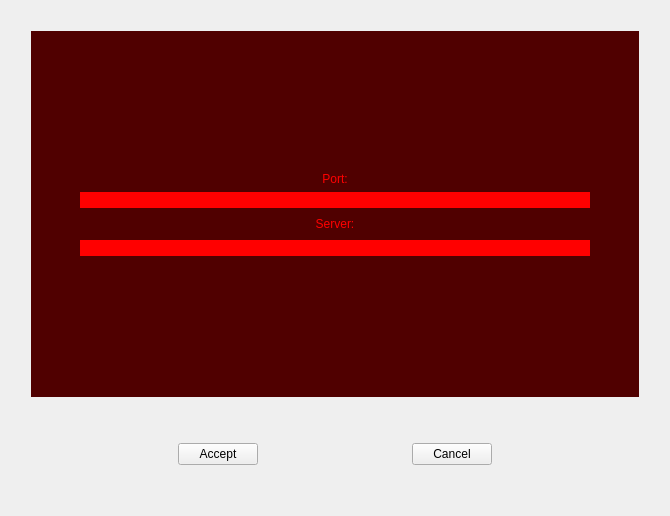
<?xml version="1.0" encoding="UTF-8"?>
<ui version="4.0">
 <class>InfoScreen</class>
 <widget class="QWidget" name="InfoScreen">
  <property name="geometry">
   <rect>
    <x>0</x>
    <y>0</y>
    <width>670</width>
    <height>516</height>
   </rect>
  </property>
  <property name="windowTitle">
   <string>Form</string>
  </property>
  <layout class="QGridLayout" name="gridLayout_2">
   <item row="1" column="0">
    <spacer name="horizontalSpacer_4">
     <property name="orientation">
      <enum>Qt::Horizontal</enum>
     </property>
     <property name="sizeType">
      <enum>QSizePolicy::Fixed</enum>
     </property>
     <property name="sizeHint" stdset="0">
      <size>
       <width>20</width>
       <height>20</height>
      </size>
     </property>
    </spacer>
   </item>
   <item row="0" column="1">
    <spacer name="verticalSpacer_3">
     <property name="orientation">
      <enum>Qt::Vertical</enum>
     </property>
     <property name="sizeType">
      <enum>QSizePolicy::Fixed</enum>
     </property>
     <property name="sizeHint" stdset="0">
      <size>
       <width>20</width>
       <height>20</height>
      </size>
     </property>
    </spacer>
   </item>
   <item row="2" column="1">
    <spacer name="verticalSpacer">
     <property name="orientation">
      <enum>Qt::Vertical</enum>
     </property>
     <property name="sizeHint" stdset="0">
      <size>
       <width>20</width>
       <height>40</height>
      </size>
     </property>
    </spacer>
   </item>
   <item row="1" column="2">
    <spacer name="horizontalSpacer_5">
     <property name="orientation">
      <enum>Qt::Horizontal</enum>
     </property>
     <property name="sizeType">
      <enum>QSizePolicy::Fixed</enum>
     </property>
     <property name="sizeHint" stdset="0">
      <size>
       <width>20</width>
       <height>20</height>
      </size>
     </property>
    </spacer>
   </item>
   <item row="4" column="1">
    <spacer name="verticalSpacer_2">
     <property name="orientation">
      <enum>Qt::Vertical</enum>
     </property>
     <property name="sizeHint" stdset="0">
      <size>
       <width>20</width>
       <height>40</height>
      </size>
     </property>
    </spacer>
   </item>
   <item row="3" column="1">
    <layout class="QHBoxLayout" name="horizontalLayout">
     <item>
      <spacer name="horizontalSpacer">
       <property name="orientation">
        <enum>Qt::Horizontal</enum>
       </property>
       <property name="sizeHint" stdset="0">
        <size>
         <width>40</width>
         <height>20</height>
        </size>
       </property>
      </spacer>
     </item>
     <item>
      <widget class="QPushButton" name="acceptButton">
       <property name="text">
        <string>Accept</string>
       </property>
      </widget>
     </item>
     <item>
      <spacer name="horizontalSpacer_3">
       <property name="orientation">
        <enum>Qt::Horizontal</enum>
       </property>
       <property name="sizeHint" stdset="0">
        <size>
         <width>40</width>
         <height>20</height>
        </size>
       </property>
      </spacer>
     </item>
     <item>
      <widget class="QPushButton" name="cancelButton">
       <property name="text">
        <string>Cancel</string>
       </property>
      </widget>
     </item>
     <item>
      <spacer name="horizontalSpacer_2">
       <property name="orientation">
        <enum>Qt::Horizontal</enum>
       </property>
       <property name="sizeHint" stdset="0">
        <size>
         <width>40</width>
         <height>20</height>
        </size>
       </property>
      </spacer>
     </item>
    </layout>
   </item>
   <item row="1" column="1">
    <widget class="QFrame" name="frame">
     <property name="sizePolicy">
      <sizepolicy hsizetype="Preferred" vsizetype="Expanding">
       <horstretch>100</horstretch>
       <verstretch>50</verstretch>
      </sizepolicy>
     </property>
     <property name="styleSheet">
      <string notr="true">background: rgb(80, 0, 0);
border:  0</string>
     </property>
     <property name="frameShape">
      <enum>QFrame::StyledPanel</enum>
     </property>
     <property name="frameShadow">
      <enum>QFrame::Raised</enum>
     </property>
     <layout class="QGridLayout" name="gridLayout_3">
      <item row="6" column="1">
       <spacer name="verticalSpacer_4">
        <property name="orientation">
         <enum>Qt::Vertical</enum>
        </property>
        <property name="sizeHint" stdset="0">
         <size>
          <width>20</width>
          <height>40</height>
         </size>
        </property>
       </spacer>
      </item>
      <item row="3" column="1">
       <widget class="QLineEdit" name="portLineEdit">
        <property name="styleSheet">
         <string notr="true">background: red</string>
        </property>
       </widget>
      </item>
      <item row="0" column="1">
       <spacer name="verticalSpacer_5">
        <property name="orientation">
         <enum>Qt::Vertical</enum>
        </property>
        <property name="sizeHint" stdset="0">
         <size>
          <width>20</width>
          <height>40</height>
         </size>
        </property>
       </spacer>
      </item>
      <item row="4" column="1">
       <widget class="QLabel" name="serverLabel">
        <property name="styleSheet">
         <string notr="true">color: red</string>
        </property>
        <property name="text">
         <string>Server:</string>
        </property>
        <property name="alignment">
         <set>Qt::AlignCenter</set>
        </property>
       </widget>
      </item>
      <item row="2" column="1">
       <widget class="QLabel" name="portLabel">
        <property name="styleSheet">
         <string notr="true">color: red</string>
        </property>
        <property name="text">
         <string>Port:</string>
        </property>
        <property name="alignment">
         <set>Qt::AlignCenter</set>
        </property>
       </widget>
      </item>
      <item row="5" column="1">
       <widget class="QLineEdit" name="serverLineEdit">
        <property name="styleSheet">
         <string notr="true">background: red</string>
        </property>
       </widget>
      </item>
      <item row="4" column="2">
       <spacer name="horizontalSpacer_7">
        <property name="orientation">
         <enum>Qt::Horizontal</enum>
        </property>
        <property name="sizeType">
         <enum>QSizePolicy::Fixed</enum>
        </property>
        <property name="sizeHint" stdset="0">
         <size>
          <width>40</width>
          <height>20</height>
         </size>
        </property>
       </spacer>
      </item>
      <item row="4" column="0">
       <spacer name="horizontalSpacer_6">
        <property name="orientation">
         <enum>Qt::Horizontal</enum>
        </property>
        <property name="sizeType">
         <enum>QSizePolicy::Fixed</enum>
        </property>
        <property name="sizeHint" stdset="0">
         <size>
          <width>40</width>
          <height>20</height>
         </size>
        </property>
       </spacer>
      </item>
     </layout>
    </widget>
   </item>
  </layout>
 </widget>
 <resources/>
 <connections/>
</ui>
